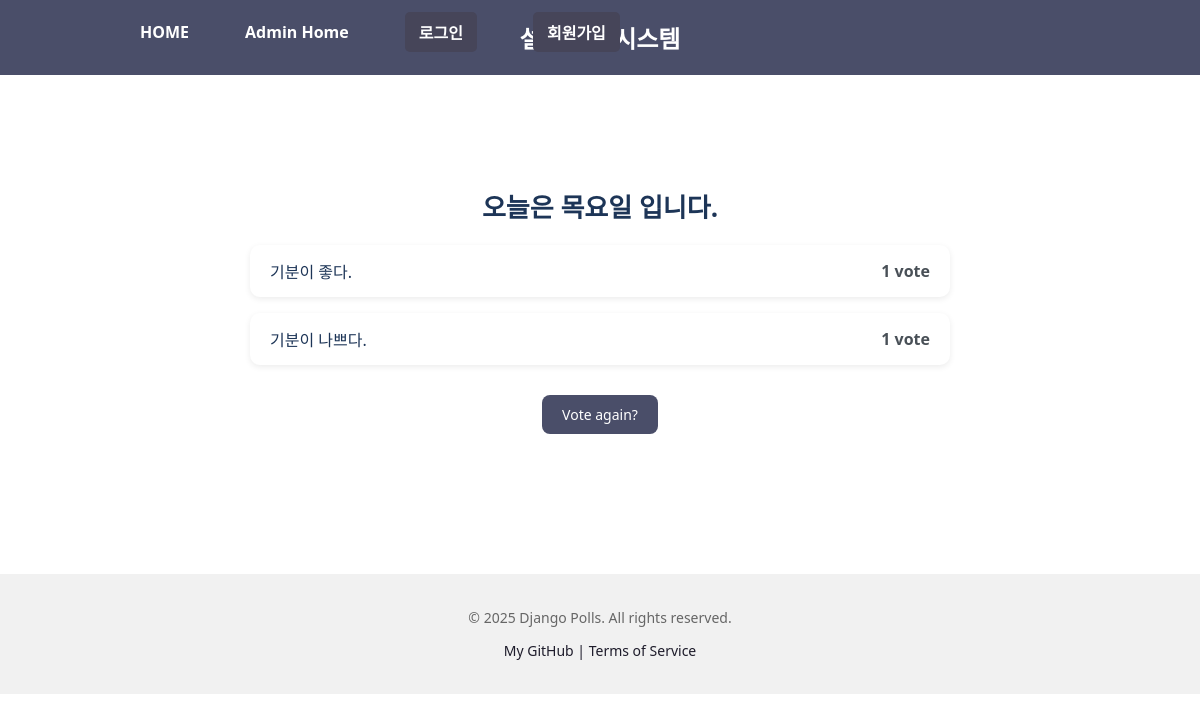
The app's page /polls/1/results/, older data.
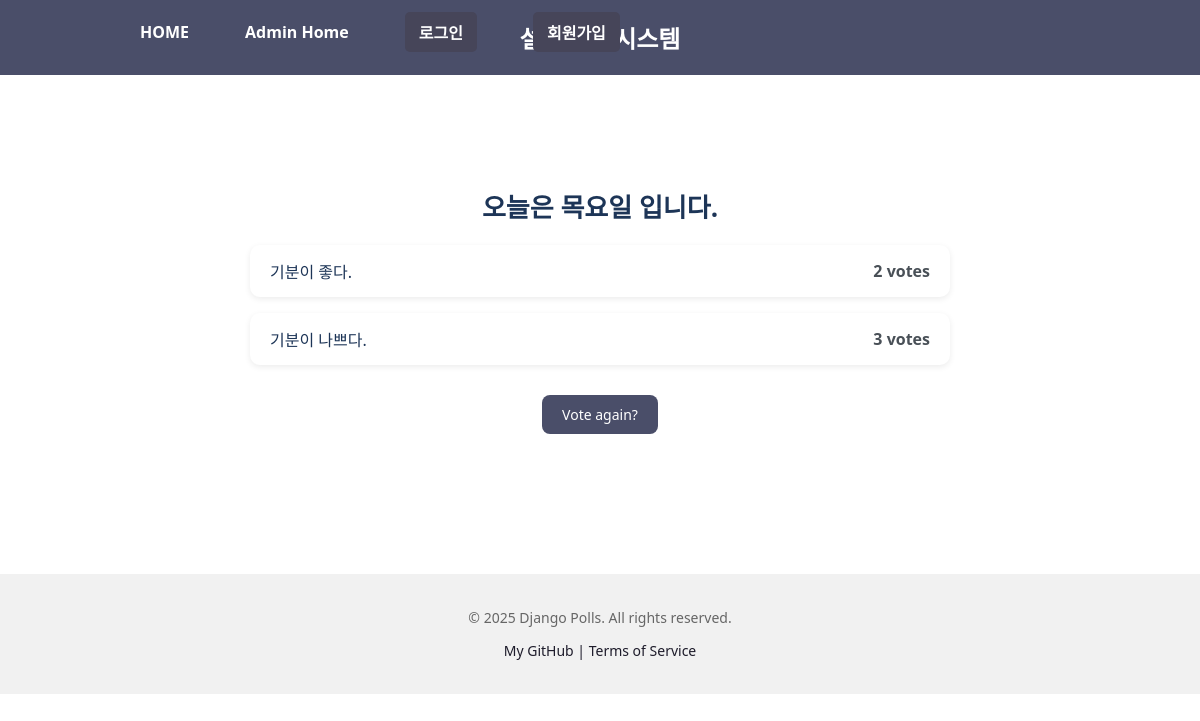
The same page, newer data.
### polls/models.py (models this page shows, shortened)
class Choice(models.Model):
    question = models.ForeignKey(Question, on_delete = models.CASCADE)
    choice_text = models.CharField(max_length=200)
    votes = models.IntegerField(default=0)

### polls/views.py (the view)
# urls.py: path("<int:pk>/results/", views.ResultsView.as_view(), name="results"),
class ResultsView(generic.DetailView):
    model = Question
    template_name = "polls/results.html"
    context_object_name = "question"

### templates/polls/results.html
{% extends "polls/base.html" %}
{% load static %}
{% block content %}
<link rel="stylesheet" href="{% static 'polls/results.css' %}">
<div class="results-container">
    <h2 class="question-title">{{ question.question_text }}</h2>
    <ul class="result-list">
        {% for choice in question.choice_set.all %}
            <li>
                <span class="choice-text">{{ choice.choice_text }}</span>
                <span class="vote-count">{{ choice.votes }} vote{{ choice.votes|pluralize }}</span>
            </li>
        {% endfor %}
    </ul>
    <div class="vote-again">
        <a href="{% url 'polls:detail' question.id %}" class="vote-again-btn">Vote again?</a>
    </div>
</div>
{% endblock %}

Row changes from the older to the newer data that the page shows:
changed Choice "기분이 좋다.": votes "1" → "2"
changed Choice "기분이 나쁘다.": votes "1" → "3"
